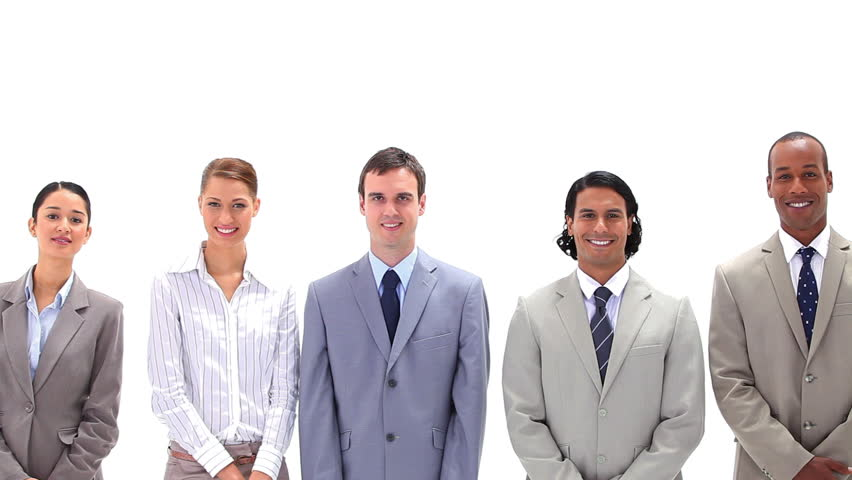
#> input picture Day3/3.jpg, 852 x 480 px
$ python contrast.py
#> lines starting #> are read from the running program, lines starting #| are printed output that depends on the picture
#Contrast adjustment

import cv2
import numpy as np


img= cv2.imread('3.jpg',0)
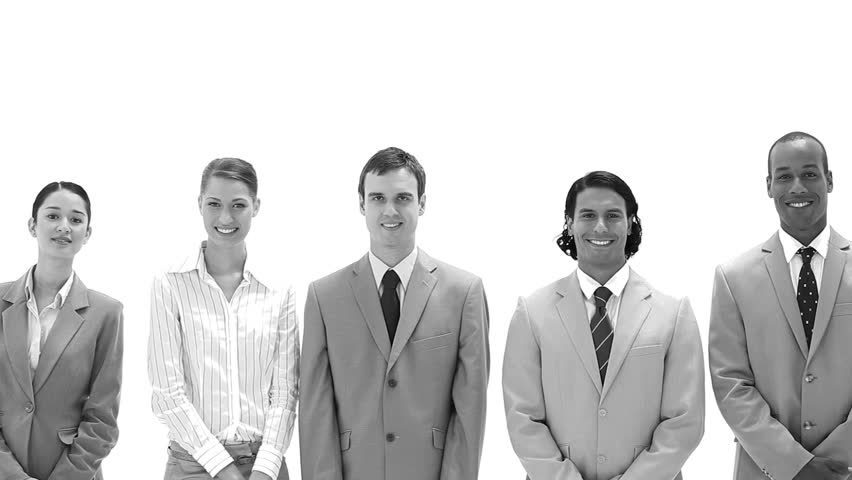
#> img: shape (480, 852); min 0, max 255, mean 207.8
height = np.size(img[0])
#> height = 852
width = np.size(img[1])
#> width = 852

#print 'height ', height
#print 'width ', width

for i in range(0,height-1):
    for j in range(0,width-1):
        try:
            if img[i,j] >= 127:
                img[i,j] = 250
            else:
                img[i,j] = 50
        except IndexError:
            continue
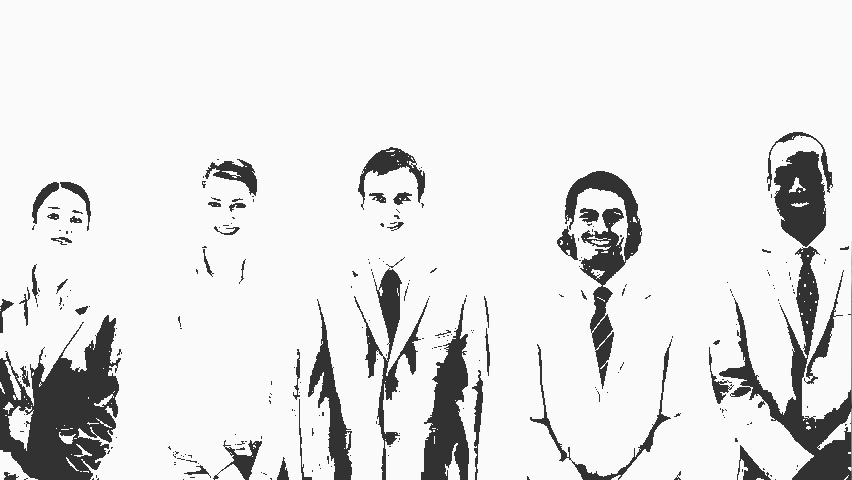
#> img: shape (480, 852); min 49, max 255, mean 226.8

#cv2.imshow('high_contrast',img)
cv2.imwrite('high_contrast_img.jpg',img)
#cv2.waitKey(0)
